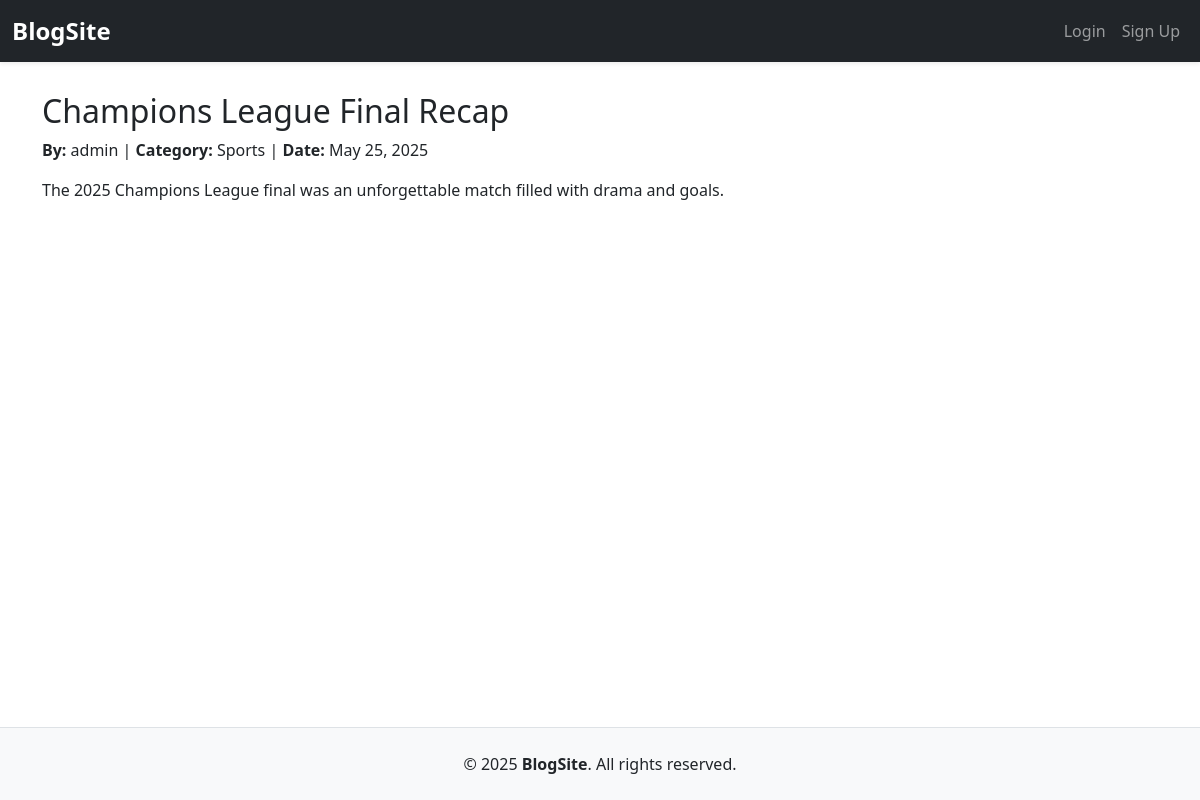
The app's page /blog/2/ with its own data.
### blogapp/models.py (models this page shows, shortened)
class Blog(models.Model):
    title = models.CharField(max_length=200)
    content = models.TextField()
    author = models.ForeignKey(User, on_delete=models.CASCADE)
    category = models.ForeignKey(Category, on_delete=models.SET_NULL, null=True)
    created_at = models.DateTimeField(auto_now_add=True)

class Category(models.Model):
    name = models.CharField(max_length=100)

### blogapp/views.py (the view)
# urls.py: path('blog/<int:pk>/', views.blog_detail, name='blog_detail'),
def blog_detail(request, pk):
    blog = get_object_or_404(Blog, pk=pk)
    return render(request, 'blog_detail.html', {'blog': blog})

### blogapp/templates/blog_detail.html (shortened to what this page needs)
{% extends 'base.html' %}
{% block content %}
<h2>{{ blog.title }}</h2>
<p><strong>By:</strong> {{ blog.author }} | <strong>Category:</strong> {{ blog.category.name }} | <strong>Date:</strong> {{ blog.created_at|date:"M d, Y" }}</p>
<p>{{ blog.content }}</p>
{% endblock %}

### blogapp/templates/base.html (style rules this page uses)
html, body { height: 100%; margin: 0; display: flex; flex-direction: column; }

### records on screen
Blog: title "Champions League Final Recap", author "admin", category.name "Sports", created_at "May 25, 2025", content "The 2025 Champions League final was an unforgettable match filled with drama and goals."
